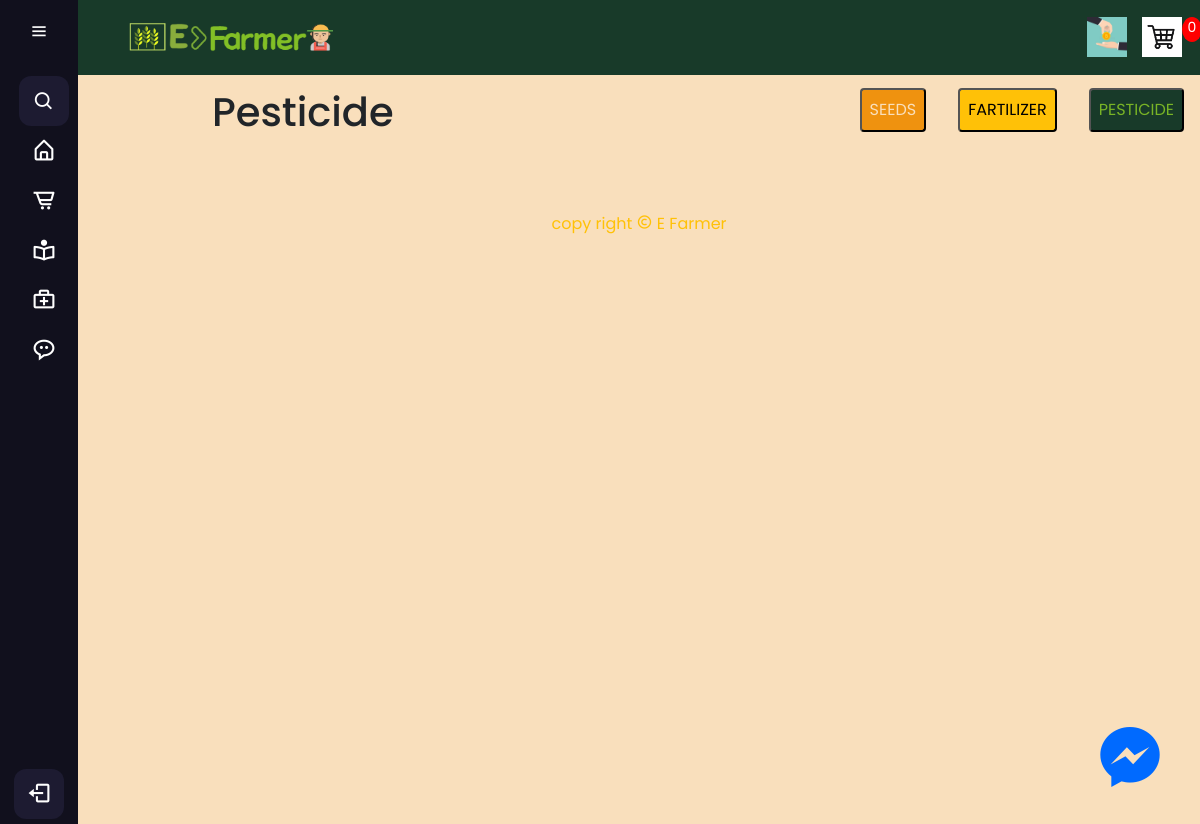
/pesticide/, run on an earlier commit of the app's database.
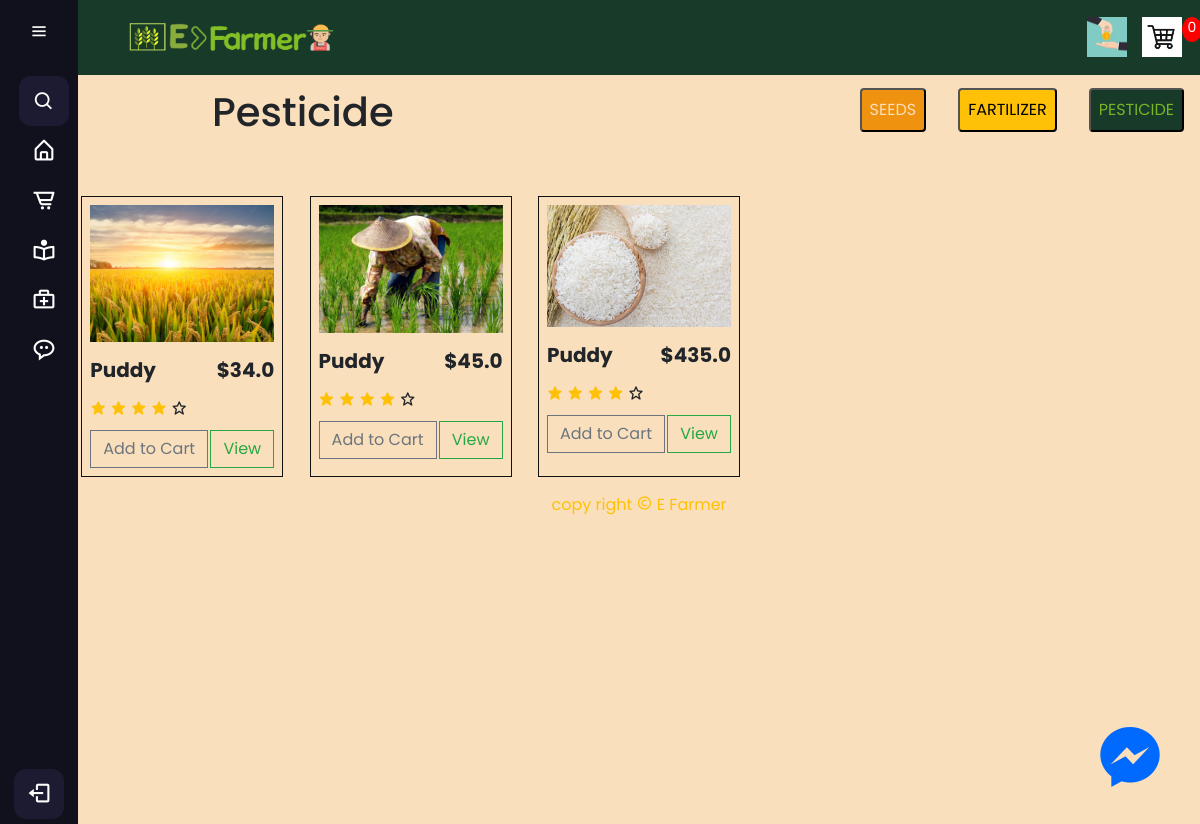
And on a later commit of the database.
### farmer/models/seedModels.py (models this page shows, shortened)
class PesticideProduct(models.Model):
	name = models.CharField(max_length=200)
	price = models.FloatField()
	digital = models.BooleanField(default=False,null=True, blank=True)
	image = models.ImageField(null=True, blank=True)
	@property
	def imageURL(self):
		try:
			url = self.image.url
		except:
			url = ''
		return url

### farmer/views.py (the view)
# urls.py: path('pesticide/',views.pesticide, name = "pesticide"),
def pesticide(request):
	data = cartData(request)
	cartItems = data['cartItems']
	order = data['order']
	items = data['items']
	products = PesticideProduct.objects.all()
	context = {'products':products, 'cartItems':cartItems}
	return render(request, 'farmer/store/pesticide.html',context)

### farmer/utils.py (called while the page is built, shortened)
def cookieCart(request):
	try:
		cart = json.loads(request.COOKIES['cart'])
	except:
		cart = {}
		print('CART:', cart)
	items = []
	order = {'get_cart_total':0, 'get_cart_items':0, 'shipping':False}
	cartItems = order['get_cart_items']
	return {'cartItems':cartItems ,'order':order, 'items':items}

def cartData(request):
	if request.user.is_authenticated:
		customer = request.user.customer
		order, created = Order.objects.get_or_create(customer=customer, complete=False)
		items = order.orderitem_set.all()
		cartItems = order.get_cart_items
	else:
		cookieData = cookieCart(request)
		cartItems = cookieData['cartItems']
		order = cookieData['order']
		items = cookieData['items']
	return {'cartItems':cartItems ,'order':order, 'items':items}

### farmer/templates/farmer/store/pesticide.html
{% extends 'farmer/main.html' %}
{% load static %}
{% block content %}
<div class="navbar p-3 bg-info d-flex justify-content-between">
	<a href="{% url 'store' %}">
		<img id="logo" src="{% static 'images/logo/logo.png' %}">
	</a>
	<div class="form-inline my-2 my-lg-0 cart_logo">
		<img  id="cart-icon" src="{% static 'images/logo/transaction.jpg' %}">
		<a href="{% url 'cart' %}">
		   <img  id="cart-icon" src="{% static 'images/logo/cart.jpg' %}">
	   </a>
	   <p id="cart-total">{{cartItems}}</p>
   </div>
</div>
<div class="mt-4 pt-5 d-flex flex-row-reverse bd-highlight">
	<a href="{% url 'pesticide' %}"><button style="background-color: #183a29 ; color: #79b426;" class = "m-3   p-2 rounded " data-product="{{product.id}}" data-action="add" class="btn btn-outline-secondary add-btn update-cart">PESTICIDE</button></a>
	<a href="{% url 'fartilizer' %}"><button  class = "m-3 bg-warning p-2 rounded " data-product="{{product.id}}" data-action="add" class="btn btn-outline-secondary add-btn update-cart">FARTILIZER</button></a>
	<a href="{% url 'store' %}"><button style="background-color: #ef920f ; color: #f9dfbc;"  class = "m-3 p-2 rounded " data-product="{{product.id}}" data-action="add" class="btn btn-outline-secondary add-btn update-cart">SEEDS  </button></a>
	<h1 style="padding-right : 450px;" class="pt-3"  >Pesticide</h1>
  </div>
<div class="items mt-5">
	{% for product in products %}
	<div class="item">
		<img class="thumbnail p-2" src="{{product.imageURL}}">
		<div class="item-details">
			<div class="p-2 d-flex justify-content-between" style = "display: flex; ">
				<h5><strong>{{product.name}}</strong></h5>
				<h5><strong>${{product.price}}</strong></h5>
			</div>
			<div class="rating pl-2">
				<i class = 'bx bxs-star text-warning'></i>
				<i class = 'bx bxs-star text-warning'></i>
				<i class = 'bx bxs-star text-warning'></i>
				<i class = 'bx bxs-star text-warning'></i>
				<i class = 'bx bx-star'></i>
			</div>
			<div class="item_info p-2 d-flex justify-content-between">
				<button data-product="{{product.id}}" data-action="add" class="btn btn-outline-secondary add-btn update-cart">Add to Cart</button>
				<a class="btn btn-outline-success " href="#">View</a>
			</div>
		</div>
	</div>
	{% endfor %}
</div>
<p class="text-center text-warning pt-3">copy right <i class='bx bx-copyright'></i> E Farmer</p>
{% endblock content %}

What changed in the data, as far as the page shows it:
added PesticideProduct: imageURL (picture), name "Puddy", price "34.0"
added PesticideProduct: imageURL (picture), name "Puddy", price "45.0"
added PesticideProduct: imageURL (picture), name "Puddy", price "435.0"
